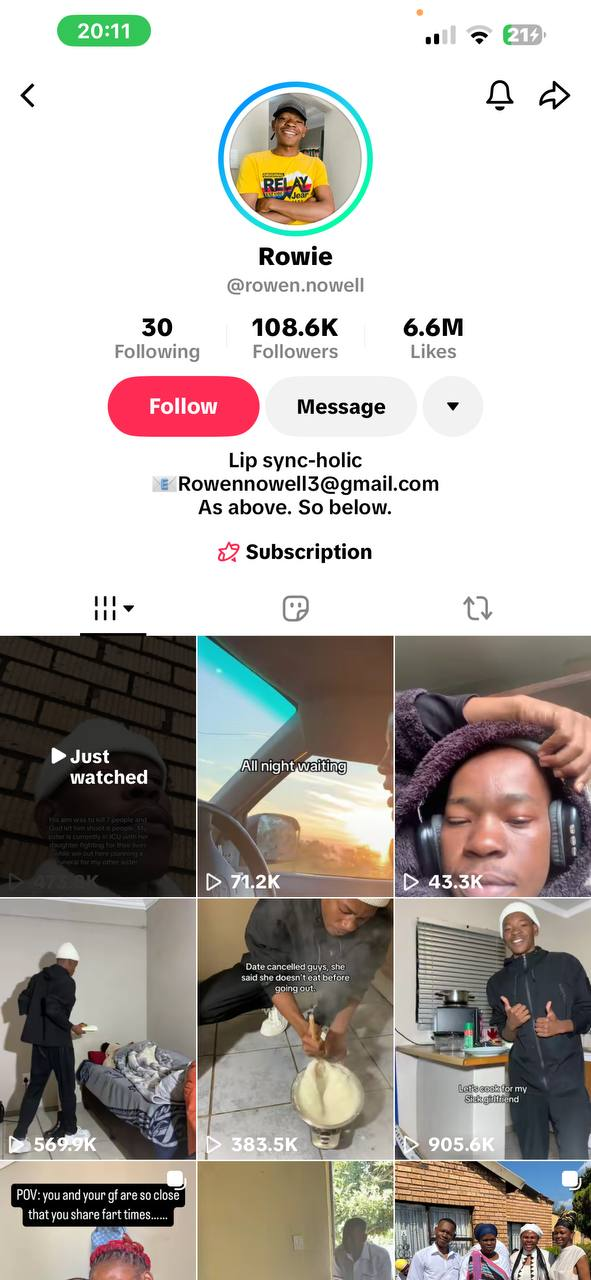
#> input picture Extract/photo_5990268060163574842_y.jpg, 591 x 1280 px; its folder holds only this picture in this run
$ python -i ocr.py   (imports and definitions only)
#> lines starting #> are read from the running program, lines starting #| are printed output that depends on the picture; after the words box and inside, x2 and y2 are one past the last pixel; in counts of white or black regions, pixels touching at a corner belong together
#> further down, picture is the input picture: shape (1280, 591, 3); mean B, G, R 170.6, 175.7, 181.6
"""
OCR module for image preprocessing and text extraction using Tesseract.
"""

import logging
from typing import Tuple

import cv2
import numpy as np
import pytesseract
from PIL import Image

from .utils import load_image

logger = logging.getLogger(__name__)


def preprocess_image(image: np.ndarray) -> np.ndarray:
    """
    Preprocess image for better OCR accuracy.

    Pipeline:
    1. Convert to grayscale if needed
    2. Apply Gaussian blur to reduce noise
    3. Apply Otsu's thresholding for binarization
    4. Resize if image is too small

    Args:
        image: Input image as numpy array

    Returns:
        Preprocessed binary image
    """
    try:
        # Step 1: Convert to grayscale if color image
        if len(image.shape) == 3:
            gray = cv2.cvtColor(image, cv2.COLOR_BGR2GRAY)
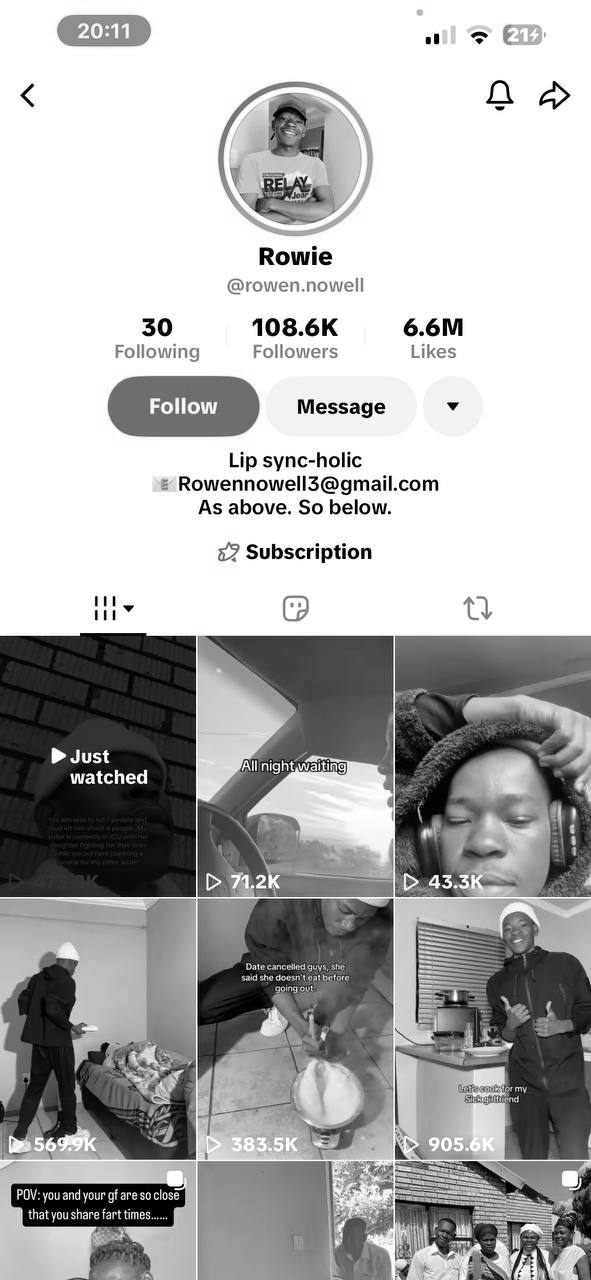
#> gray: shape (1280, 591); min 0, max 255, mean 176.9
        else:
            gray = image.copy()

        logger.debug("Converted image to grayscale")

        # Step 2: Resize if image is too small (less than 300px width)
        min_width = 300
        if gray.shape[1] < min_width:
            scale = min_width / gray.shape[1]
            new_width = int(gray.shape[1] * scale)
            new_height = int(gray.shape[0] * scale)
            gray = cv2.resize(gray, (new_width, new_height), interpolation=cv2.INTER_CUBIC)
            logger.debug(f"Resized image from original to {new_width}x{new_height}")

        # Step 3: Apply Gaussian blur to reduce noise
        blurred = cv2.GaussianBlur(gray, (5, 5), 0)
        logger.debug("Applied Gaussian blur (5x5)")

        # Step 4: Apply adaptive thresholding instead of Otsu's
        # Adaptive thresholding is better for capturing light text on various backgrounds
        # This handles lighter colored usernames better
        adaptive = cv2.adaptiveThreshold(
            blurred,
            255,
            cv2.ADAPTIVE_THRESH_GAUSSIAN_C,
            cv2.THRESH_BINARY,
            blockSize=31,  # Larger block size for better light text detection
            C=2  # Small constant to help capture lighter text
        )
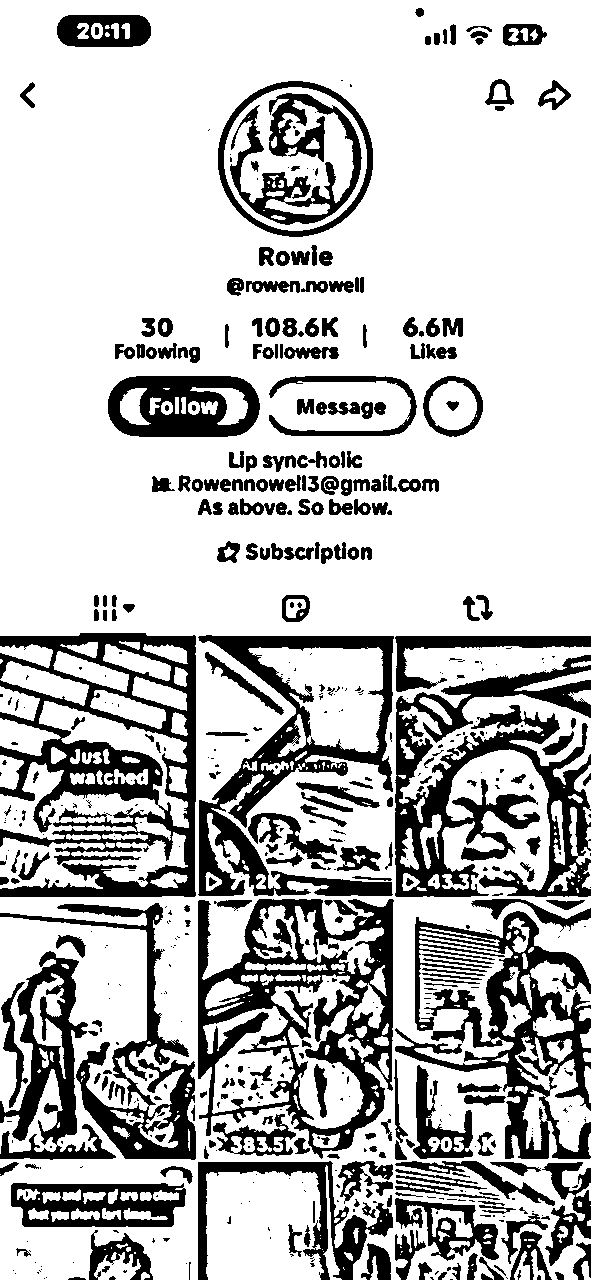
#> adaptive: shape (1280, 591); 74.8% white; 578 black regions (286 under 20 px), largest, box (x1, y1, x2, y2) and area: (0, 633, 196, 897) 20995, (395, 655, 591, 897) 20301, (198, 899, 394, 1159) 19248
        logger.debug("Applied adaptive thresholding")

        binary = adaptive

        # Step 5: Optional morphological cleanup
        # Remove small noise with erosion followed by dilation
        kernel = np.ones((2, 2), np.uint8)
        binary = cv2.morphologyEx(binary, cv2.MORPH_CLOSE, kernel)
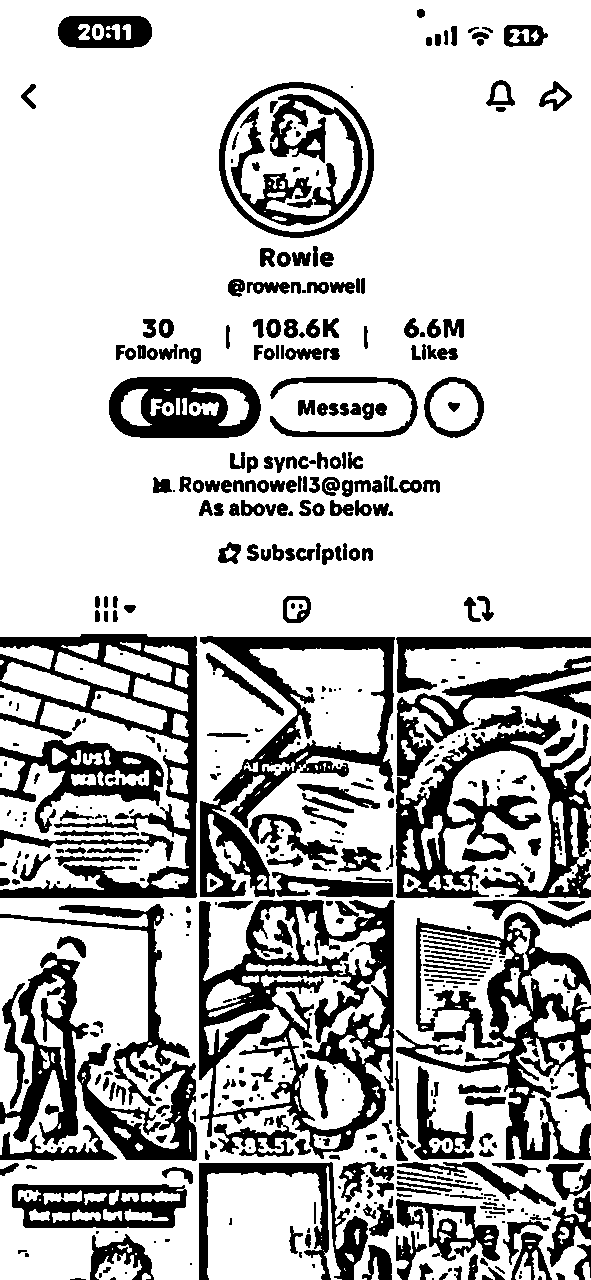
#> binary: shape (1280, 591); 75.2% white; 543 black regions (197 under 20 px), largest, box (x1, y1, x2, y2) and area: (396, 656, 591, 898) 19530, (199, 900, 395, 1159) 18917, (396, 912, 591, 1160) 14222
        logger.debug("Applied morphological closing")

        logger.info("Image preprocessing completed")
        return binary

    except Exception as e:
        logger.error(f"Error during image preprocessing: {e}")
        # Return original grayscale if preprocessing fails
        if len(image.shape) == 3:
            return cv2.cvtColor(image, cv2.COLOR_BGR2GRAY)
        return image


# [153 lines left out: functions extract_text, extract_text_with_confidence, extract_text_blocks, not called in this run]

>>> import cv2
>>> picture = cv2.imread('../photo_5990268060163574842_y.jpg')
>>> result = preprocess_image(picture)
